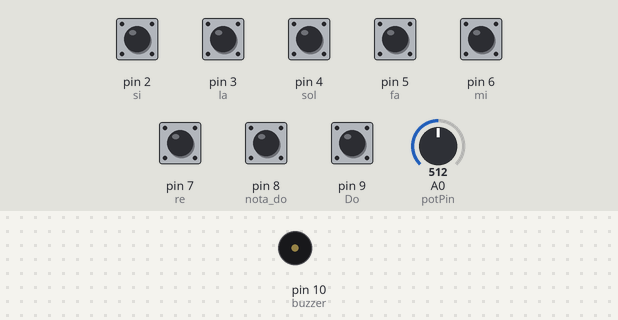
A sketch run on a simulated Arduino Uno, built with avr-gcc and run on an emulated ATmega328P. Parts: buzzer (waves = sounding). Inputs (shaded band) come from the test bench; at power-on: pin 2 (si), pin 3 (la), pin 4 (sol), pin 5 (fa), pin 6 (mi), pin 7 (re), pin 8 (nota_do), pin 9 (Do) HIGH, A0 (potPin) = 512.

Above: at 1.2 s.
1.3 s: pin 2 (si) pulled LOW for 1 s
At 1.8 s:
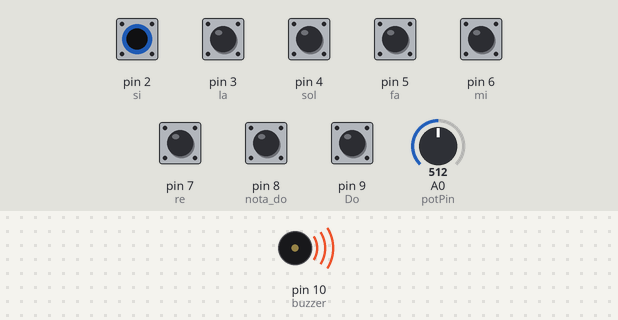
3.8 s: pin 3 (la) pulled LOW for 1 s
At 5.7 s:
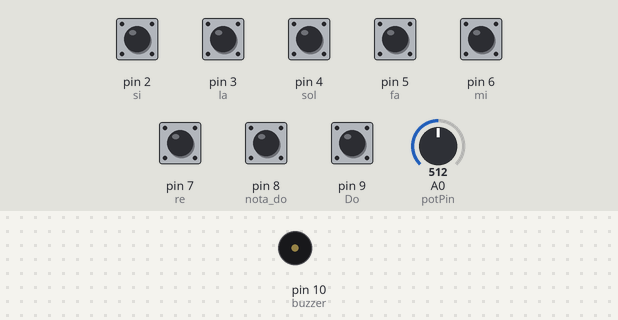
Timing chart, 0 to 7.2 s (numbered marks = the images above; inputs shaded):
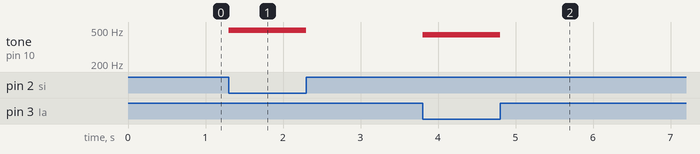

Measured:
- after the input at 1.3 s, tone on pin 10 (buzzer): silent → 494 Hz at once, → silent 1.0 s later
- after the input at 3.8 s, tone on pin 10 (buzzer): silent → 440 Hz at once, → silent 1.0 s later

The sketch:

Piano_Final.ino
```cpp
int buzzer = 10;

int nota_do = 8;
int re = 7;
int mi = 6;
int fa = 5;
int sol = 4;
int la = 3;
int si = 2;
int Do = 9;

const int potPin = A0;   // Pin del potenciómetro

void setup() {

  for(int i = 2; i <= 8; i++){
    pinMode(i, INPUT_PULLUP);
  }

}
void loop() {
  int potValue = analogRead(potPin); // Valor entre 0 y 1023
  float scaleFactor = 1.0; // Factor de escala inicial
  if (potValue < 341) {
    scaleFactor = 0.5; // Octava más baja
  } else if (potValue > 682) {
    scaleFactor = 2.0; // Octava más alta
  }
  for(int i = 2; i <= 9; i++){
    pinMode(i, INPUT_PULLUP);
  }
  while(digitalRead(nota_do)==LOW){
    tone(buzzer,262*scaleFactor,100);

      }
      while(digitalRead(re)==LOW){
    tone(buzzer,294*scaleFactor,100);

      }
      while(digitalRead(mi)==LOW){
    tone(buzzer,330*scaleFactor,100);

      }
      while(digitalRead(fa)==LOW){
    tone(buzzer,349*scaleFactor,100);

      }
      while(digitalRead(sol) == LOW){
    tone(buzzer,392*scaleFactor,100);

      }
      while(digitalRead(la)==LOW){
    tone(buzzer,440*scaleFactor,100);

      }
      while(digitalRead(si)==LOW){
    tone(buzzer,494*scaleFactor,100);

      }
      while(digitalRead(Do)==LOW){
    tone(buzzer,523*scaleFactor,100);

      }

      noTone(buzzer);


}
```
